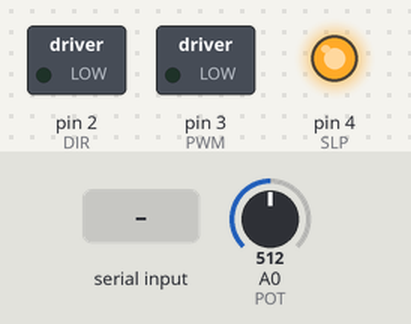
This sketch was run on a simulated Arduino Uno, built with avr-gcc and run on an emulated ATmega328P. On the bench: switched loads named in the sketch (green lamp = pin HIGH), output pins drawn as LEDs (lit = HIGH). Inputs (shaded band) come from the test bench; at power-on: A0 (POT) = 512. What the sketch prints to the serial monitor is not drawn.

Above: at 1.2 s.
1.3 s: "2\n" received over Serial
2.8 s: "30,150\n" received over Serial
Timing chart, 0 to 5.8 s (numbered marks = the images above; inputs shaded):
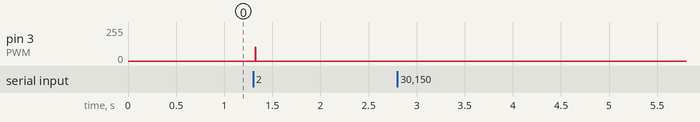

Measured:
- after the input at 1.3 s, pin 3 (PWM): 0/255 → 102/255 at once, → 0/255 0.01 s later
- after the input at 2.8 s, every drawn part: stays the same

The sketch:

ard_cmd2.ino
```cpp
const int DIR = 2;
const int PWM = 3;
const int SLP = 4;
const int POT = A0;
const int high_lim = 850;
const int low_lim = 550;
int i;

int duty_cycle = 40; //percentage
int period = 1000; //us
int pot_val;
int cmd;

void setup() {
  pinMode(DIR, OUTPUT);
  pinMode(PWM, OUTPUT);
  pinMode(SLP, OUTPUT);
  pinMode(POT, INPUT);
  digitalWrite(SLP, HIGH);
  Serial.begin(9600);
  Serial.println("Motor initialized");
}

int pot_read()
{
  pot_val = analogRead(POT);
  Serial.println(pot_val);
  Serial.println(i);

}

void drop()
{
  Serial.println("Dropping...");
  digitalWrite(DIR, HIGH);
  analogWrite(PWM, (int)(duty_cycle*255/100));
}

void lift()
{

  Serial.println("Lifting...");
  digitalWrite(DIR, LOW);
  analogWrite(PWM, (int)(duty_cycle*255/100));
}

void loop() {
   pot_read();

   if (Serial.available() > 0)
   {
    cmd = int(Serial.read()) - 48;
   }


   if (pot_val < low_lim and cmd == 1)
   {
    Serial.println("Dropping done!");
    cmd = 0;
   }
   else if (pot_val > high_lim and cmd == 2)
   {
    Serial.println("Lifting done!");
    cmd = 0;
    i++;
   }


   if (cmd == 1)
   {
    drop();
   }
   else if (cmd == 2)
   {
    lift();
   }
   else
   {
    analogWrite(PWM, 0);
   }

}
```
